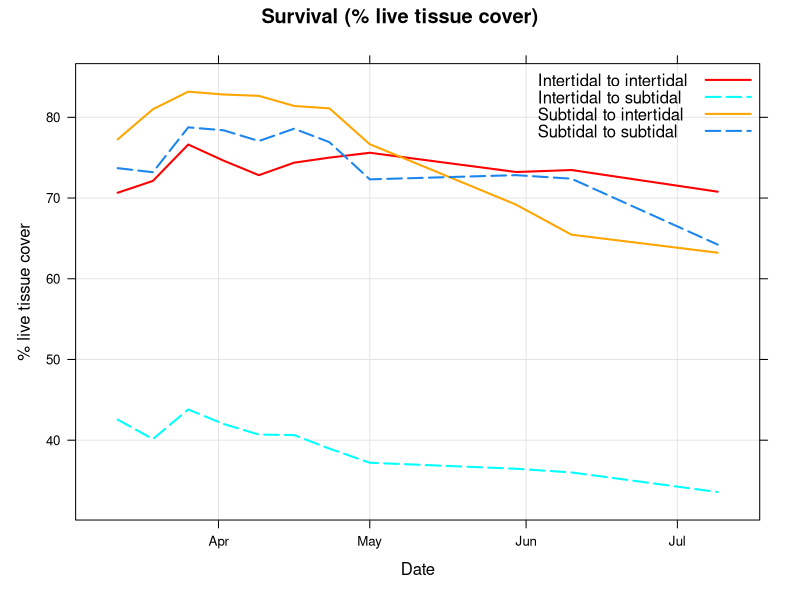

Here is the R script that generated this plot:
# loading libraries
library("readxl")
library("tidyverse")
library("lattice")
library("rstatix")
library("ggpubr")
library("lme4")
library("fitdistrplus")
library("lmerTest")
library("car")

# loading xls files
my_data <- read_excel("ImageJ_R.xlsx", sheet = 1)

# combining relevant sheets of excel file
for (i in 2:36) {
  temp <- read_excel("ImageJ_R.xlsx", sheet = i)
  my_data <- rbind(my_data, temp)
  print(i)
}

# removing unnecessary columns
my_data <- my_data[c(1,2,4,21)]

# turn dates into number of days from start (07/02/2020)
startdate <- as.Date("2020-02-07","%Y-%m-%d")
my_data$Date_days <- as.numeric(difftime(my_data$Date,startdate ,units="days"), units="days")

# removing 07/02 and 11/05 because of inaccurate measurements
my_data<-my_data[!(my_data$Date_days=="0" | my_data$Date_days=="94"),]

# change headers of columns AVG survival
my_data = my_data %>% 
  rename(
    AVG_Survival = `AVG Survival`
  )

# removing rows containing NAs (so the rows that don't contain the average values for survival)
my_data <- na.omit(my_data)

# Make treatment and days factors
my_data$Treatment <- as.factor(my_data$Treatment)
class(my_data$Treatment)
my_data$Date_days <- as.factor(my_data$Date_days)
class(my_data$Date_days)

# creating average values for survival per treatment and date
my_data <- as.tbl(my_data) %>% 
  bind_rows(my_data) %>% 
  group_by(Treatment, Date_days) %>% 
  summarise_all(c("mean"))

# To create scatter plots with line: replace type = "l" with type=c("p","smooth")

# Create graph for difference between all treatments
xyplot(my_data$AVG_Survival ~ my_data$Date, 
       data = my_data, 
       groups=my_data$Treatment,
       main="Survival (% live tissue cover)",
       col=c("red", "cyan", "orange", "dodgerblue2"),
       lwd=2,
       lty = c("solid", "longdash", "solid", "longdash"),
       key=list(
         corner=c(1,0.98),
         text = list(c("Intertidal to intertidal", "Intertidal to subtidal", "Subtidal to intertidal", "Subtidal to subtidal")),
         lines = list(lwd=2,
                      lty = c("solid", "longdash", "solid", "longdash"),
                      col=c("red", "cyan", "orange", "dodgerblue2"))),
       type = c("l","g"), 
       xlab="Date", 
       ylab="% live tissue cover")
